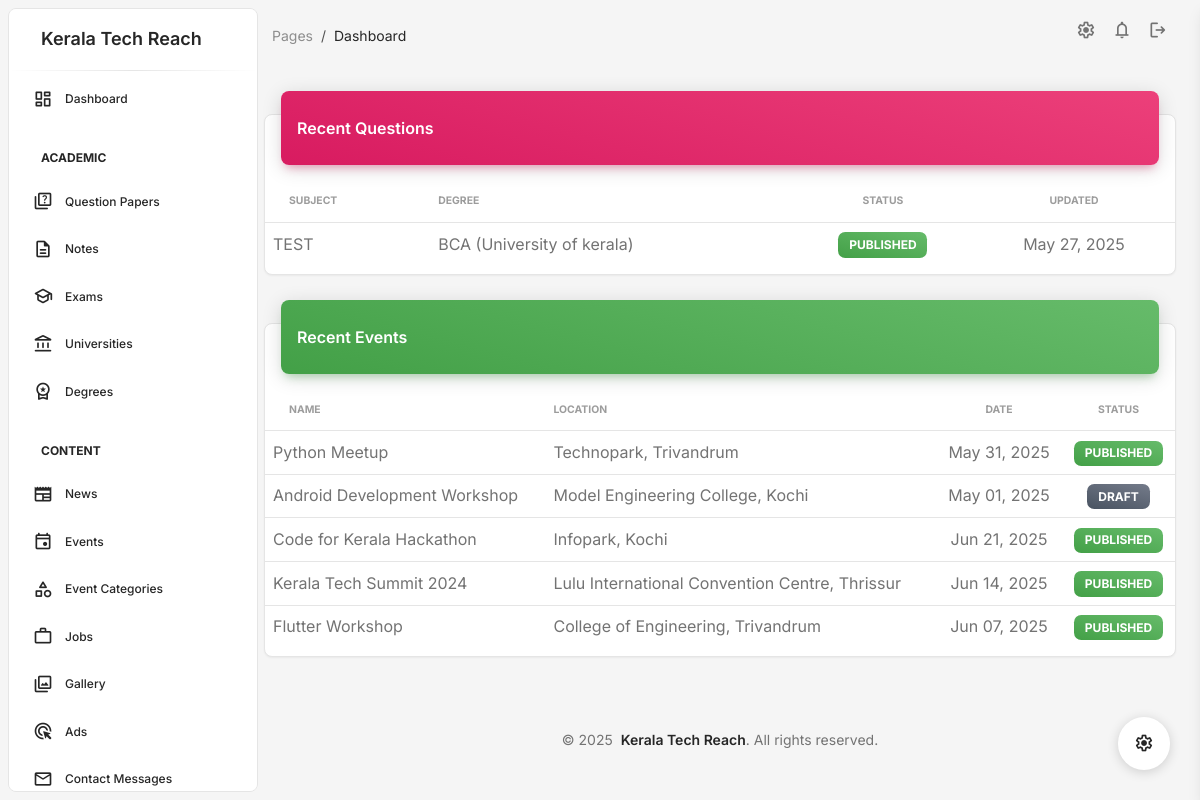
The page /admindashboard/tables/ (signed in) on the database its author committed.
### admindashboard/models.py (models this page shows, shortened)
class QuestionPaper(models.Model):
    degree = models.ForeignKey('Degree', on_delete=models.CASCADE)
    semester = models.PositiveIntegerField()
    subject = models.CharField(max_length=200)
    file_path = models.FileField(upload_to='question_papers/', blank=True, null=True)
    year = models.PositiveIntegerField()
    university_id = models.ForeignKey('University', on_delete=models.CASCADE)
    updated_at = models.DateTimeField(auto_now=True)
    is_published = models.BooleanField(default=False)
    created_by = models.ForeignKey('UserProfile', on_delete=models.CASCADE)

class Degree(models.Model):
    name = models.CharField(max_length=200)
    university = models.ForeignKey(University, on_delete=models.CASCADE)
    created_by = models.ForeignKey('UserProfile', on_delete=models.CASCADE)
    def __str__(self):
        return f"{self.name} ({self.university.name})"

class University(models.Model):
    name = models.CharField(max_length=200)
    created_by = models.ForeignKey('UserProfile', on_delete=models.CASCADE)

class Event(models.Model):
    name = models.CharField(max_length=255)
    event_start = models.DateTimeField()
    event_end = models.DateTimeField(blank=True, null=True)
    place = models.CharField(max_length=255)
    link = models.URLField(blank=True, null=True)
    description = models.TextField(blank=True, null=True)
    map_link = models.URLField(blank=True, null=True)
    district = models.ForeignKey(District, on_delete=models.SET_NULL, null=True, blank=True)
    category = models.ForeignKey(EventCategory, on_delete=models.SET_NULL, null=True, blank=True)
    updated_at = models.DateTimeField(auto_now=True)
    is_published = models.BooleanField(default=False)
    created_by = models.ForeignKey('UserProfile', on_delete=models.CASCADE)

### admindashboard/views/dashboard.py (the view)
# urls.py: path('tables/', tables, name='tables'),
@login_required
@staff_required
def tables(request):
    context = {
        'questions': QuestionPaper.objects.all().order_by('-updated_at')[:10],
        'events': Event.objects.all().order_by('-updated_at')[:10],
        'jobs': Job.objects.all().order_by('-updated_at')[:10],
        'news': News.objects.all().order_by('-created_at')[:10],
        'users': UserProfile.objects.all().order_by('-user__date_joined')[:10],
    }
    return render(request, 'admindashboard/tables.html', context)

### admindashboard/templates/admindashboard/tables.html
{% extends 'admindashboard/base.html' %}
{% load static %}
{% block content %}
<div class="container-fluid py-4">
  <div class="row">
    <div class="col-12">
      <div class="card my-4">
        <div class="card-header p-0 position-relative mt-n4 mx-3 z-index-2">
          <div class="bg-gradient-primary shadow-primary border-radius-lg pt-4 pb-3">
            <h6 class="text-white text-capitalize ps-3">Recent Questions</h6>
          </div>
        </div>
        <div class="card-body px-0 pb-2">
          <div class="table-responsive p-0">
            <table class="table align-items-center mb-0">
              <thead>
                <tr>
                  <th class="text-uppercase text-secondary text-xxs font-weight-bolder opacity-7">Subject</th>
                  <th class="text-uppercase text-secondary text-xxs font-weight-bolder opacity-7 ps-2">Degree</th>
                  <th class="text-center text-uppercase text-secondary text-xxs font-weight-bolder opacity-7">Status</th>
                  <th class="text-center text-uppercase text-secondary text-xxs font-weight-bolder opacity-7">Updated</th>
                </tr>
              </thead>
              <tbody>
                {% for question in questions %}
                <tr>
                  <td>{{ question.subject }}</td>
                  <td>{{ question.degree }}</td>
                  <td class="text-center">
                    {% if question.is_published %}
                    <span class="badge badge-sm bg-gradient-success">Published</span>
                    {% else %}
                    <span class="badge badge-sm bg-gradient-secondary">Draft</span>
                    {% endif %}
                  </td>
                  <td class="text-center">{{ question.updated_at|date:"M d, Y" }}</td>
                </tr>
                {% endfor %}
              </tbody>
            </table>
          </div>
        </div>
      </div>
    </div>
  </div>
  <div class="row">
    <div class="col-12">
      <div class="card my-4">
        <div class="card-header p-0 position-relative mt-n4 mx-3 z-index-2">
          <div class="bg-gradient-success shadow-success border-radius-lg pt-4 pb-3">
            <h6 class="text-white text-capitalize ps-3">Recent Events</h6>
          </div>
        </div>
        <div class="card-body px-0 pb-2">
          <div class="table-responsive p-0">
            <table class="table align-items-center mb-0">
              <thead>
                <tr>
                  <th class="text-uppercase text-secondary text-xxs font-weight-bolder opacity-7">Name</th>
                  <th class="text-uppercase text-secondary text-xxs font-weight-bolder opacity-7 ps-2">Location</th>
                  <th class="text-center text-uppercase text-secondary text-xxs font-weight-bolder opacity-7">Date</th>
                  <th class="text-center text-uppercase text-secondary text-xxs font-weight-bolder opacity-7">Status</th>
                </tr>
              </thead>
              <tbody>
                {% for event in events %}
                <tr>
                  <td>{{ event.name }}</td>
                  <td>{{ event.place }}</td>
                  <td class="text-center">{{ event.event_start|date:"M d, Y" }}</td>
                  <td class="text-center">
                    {% if event.is_published %}
                    <span class="badge badge-sm bg-gradient-success">Published</span>
                    {% else %}
                    <span class="badge badge-sm bg-gradient-secondary">Draft</span>
                    {% endif %}
                  </td>
                </tr>
                {% endfor %}
              </tbody>
            </table>
          </div>
        </div>
      </div>
    </div>
  </div>
</div>
{% endblock %}

### admindashboard/templates/admindashboard/base.html (style rules this page uses)
body { min-height: 100vh; display: flex; flex-direction: column; }

### rows shown on the page
QuestionPaper: subject "TEST", degree "BCA (University of kerala)", is_published "PUBLISHED", updated_at "May 27, 2025"
Event: name "Python Meetup", place "Technopark, Trivandrum", event_start "May 31, 2025", is_published "PUBLISHED"
Event: name "Android Development Workshop", place "Model Engineering College, Kochi", event_start "May 01, 2025", is_published "DRAFT"
Event: name "Code for Kerala Hackathon", place "Infopark, Kochi", event_start "Jun 21, 2025", is_published "PUBLISHED"
Event: name "Kerala Tech Summit 2024", place "Lulu International Convention Centre, Thrissur", event_start "Jun 14, 2025", is_published "PUBLISHED"
Event: name "Flutter Workshop", place "College of Engineering, Trivandrum", event_start "Jun 07, 2025", is_published "PUBLISHED"
